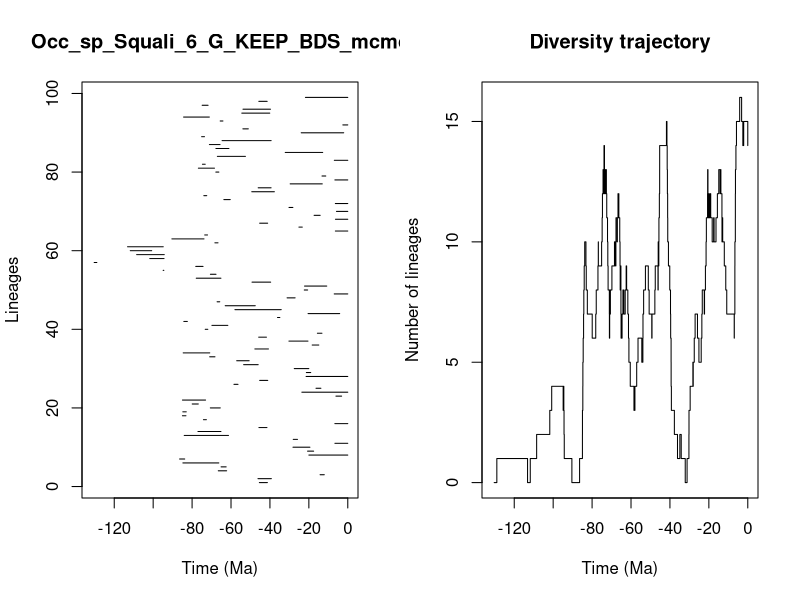

The R source for this figure:


pdf(file='../Results/Species/5_MA_bins_EXT_EP_FT/pyrate_mcmc_logs/Occ_sp_Squali_6_G_KEEP_BDS_mcmc_LTT.pdf',width=0.6*20, height=0.6*10)
title = "Occ_sp_Squali_6_G_KEEP_BDS_mcmc"
ts=c(45.434717565899255, 46.14081371258168,14.229751967582171,66.54247271819081,65.10358299565549,84.73416197186087,86.42067927904245,19.989077070190817,20.668485461999317,28.161032919040636,6.614330536326315,28.0245015675972,84.04866747004307,76.9872359096494,45.65871128646752,6.639463544053931,74.16715052692965,84.96628323330802,84.76135980805083,70.62693465011532,79.93583627750142,84.94998095754765,6.090905567671934,23.5991585070143,16.32796628401251,58.48791408233582,45.269440646422666,21.425844565678307,21.282454008041576,27.504010931944222,53.51557095453488,57.07835627576707,70.9638080695142,84.5717210418754,47.747167527595224,18.289037178822632,30.239578046127708,45.77880921467315,15.618935213410566,73.25161610926621,69.81457482964392,84.24639818111999,36.11298673431146,20.40463359468079,57.988762274852434,62.985126533067714,67.14446753076392,31.18767193487324,6.9715133914613086,22.363583955635033,22.21738742431124,49.209224661717016,77.86506739167947,70.59525246839732,94.86722052809218,78.12269676986081,130.31495075645586,101.73993546419759,108.4880004383311,111.76484986521733,113.16252134690598,68.28167437482395,90.37971250390807,73.51705362277661,6.379893851074145,25.103865472868225,45.28173972679127,6.332680853811978,17.306001897277522,5.814363531876397,30.203661849262886,6.393609516811069,63.67286639723019,73.9671713810623,49.33631160452571,46.03646577497054,29.606136406106042,6.631312096914274,13.25181508312933,67.80132402095933,76.77520475153297,74.68021327713748,6.920699008631356,67.01405755057363,32.135023361231354,67.76436847132898,71.10414906582052,64.58880658928202,75.10420944254963,23.93235749497263,53.901711854317675,2.536136901470735,65.56528124367175,84.36987988071232,54.454430596534195,53.84841375338959,74.829344652046,45.705626022867776,21.76471043838125)
te=c(41.30590823891831, 39.25946875557323,12.065120530050866,62.24437893332262,62.49119235307139,66.26630214224845,83.78728665463117,0.0,17.54512635814178,19.456188859272267,0.0,25.846421608250644,61.293333356319835,65.17361560468143,41.53597615395556,0.0,72.65734405200857,83.15846402123636,82.99697674098871,65.51907322416571,76.81231156879764,73.07545599705084,3.1663977832082586,0.0,13.816343159006752,56.401087450209836,41.124066991340946,0.0,19.0427029563655,20.024058022609456,46.032175777487105,50.68004494265651,68.24535449314007,70.92044822211504,40.76559047022236,14.896534229517677,20.460211089044655,41.79569439397215,13.275955465676128,71.92009975856011,61.634114169585544,82.44107456312355,34.90555092518315,4.161327681734184,34.199058516850094,47.54016351107815,65.78542327222844,27.060270817718997,0.0,20.618717774297508,10.802141638673206,39.625637077530506,65.18570059110544,67.71473846338868,94.51816464766421,74.36993810199156,128.9448699586607,94.41240018849892,94.29915595788985,100.75040199503078,94.8225640544243,66.68974717658641,73.88014708329752,72.07222097570536,0.0,23.381645318096083,41.17364386010253,0.0,14.189988698451359,0.0,28.210220627758194,0.0,60.38473271271355,72.46982629360582,37.72036500310188,39.40286395763154,13.105810144625043,0.0,11.311751116140693,66.24594279017207,68.4972216021419,73.25812455185556,0.0,52.59738293856749,12.886165601199668,61.078582476095896,65.64210096122193,39.385528230000396,73.63168944610706,2.0958625988631696,51.11454709057599,0.0,64.15327083756137,71.13468211326887,40.08812316951563,39.70465089438459,71.77372010387025,41.41235515622105,0.0)
div_traj=c(0, 1,0,1,2,3,4,3,4,3,2,1,0,1,2,3,4,5,6,7,8,9,10,9,8,7,6,7,8,9,10,9,10,11,12,13,12,13,14,13,12,13,12,13,12,11,10,9,8,7,6,7,8,7,8,9,10,9,10,9,10,11,10,11,12,11,12,11,10,9,8,9,8,7,6,7,8,7,8,9,8,7,6,5,4,3,4,5,6,5,6,7,8,9,8,7,6,7,8,9,8,9,10,9,10,11,12,13,14,15,14,13,12,11,10,9,8,7,6,5,4,3,2,1,2,1,0,1,2,3,4,5,4,5,6,7,6,5,6,7,8,7,8,9,10,11,12,13,12,11,12,11,12,11,10,11,10,11,12,13,12,13,12,11,10,11,10,9,8,7,6,7,8,9,10,11,12,13,14,15,16,15,14,15,14)
time_events=c(130.31495075645586, 128.9448699586607,113.16252134690598,111.76484986521733,108.4880004383311,101.73993546419759,100.75040199503078,94.86722052809218,94.8225640544243,94.51816464766421,94.41240018849892,94.29915595788985,90.37971250390807,86.42067927904245,84.96628323330802,84.94998095754765,84.76135980805083,84.73416197186087,84.5717210418754,84.36987988071232,84.24639818111999,84.04866747004307,83.78728665463117,83.15846402123636,82.99697674098871,82.44107456312355,79.93583627750142,78.12269676986081,77.86506739167947,76.9872359096494,76.81231156879764,76.77520475153297,75.10420944254963,74.829344652046,74.68021327713748,74.36993810199156,74.16715052692965,73.9671713810623,73.88014708329752,73.63168944610706,73.51705362277661,73.25812455185556,73.25161610926621,73.07545599705084,72.65734405200857,72.46982629360582,72.07222097570536,71.92009975856011,71.77372010387025,71.13468211326887,71.10414906582052,70.9638080695142,70.92044822211504,70.62693465011532,70.59525246839732,69.81457482964392,68.4972216021419,68.28167437482395,68.24535449314007,67.80132402095933,67.76436847132898,67.71473846338868,67.14446753076392,67.01405755057363,66.68974717658641,66.54247271819081,66.26630214224845,66.24594279017207,65.78542327222844,65.64210096122193,65.56528124367175,65.51907322416571,65.18570059110544,65.17361560468143,65.10358299565549,64.58880658928202,64.15327083756137,63.67286639723019,62.985126533067714,62.49119235307139,62.24437893332262,61.634114169585544,61.293333356319835,61.078582476095896,60.38473271271355,58.48791408233582,57.988762274852434,57.07835627576707,56.401087450209836,54.454430596534195,53.901711854317675,53.84841375338959,53.51557095453488,52.59738293856749,51.11454709057599,50.68004494265651,49.33631160452571,49.209224661717016,47.747167527595224,47.54016351107815,46.14081371258168,46.03646577497054,46.032175777487105,45.77880921467315,45.705626022867776,45.65871128646752,45.434717565899255,45.28173972679127,45.269440646422666,41.79569439397215,41.53597615395556,41.41235515622105,41.30590823891831,41.17364386010253,41.124066991340946,40.76559047022236,40.08812316951563,39.70465089438459,39.625637077530506,39.40286395763154,39.385528230000396,39.25946875557323,37.72036500310188,36.11298673431146,34.90555092518315,34.199058516850094,32.135023361231354,31.18767193487324,30.239578046127708,30.203661849262886,29.606136406106042,28.210220627758194,28.161032919040636,28.0245015675972,27.504010931944222,27.060270817718997,25.846421608250644,25.103865472868225,23.93235749497263,23.5991585070143,23.381645318096083,22.363583955635033,22.21738742431124,21.76471043838125,21.425844565678307,21.282454008041576,20.668485461999317,20.618717774297508,20.460211089044655,20.40463359468079,20.024058022609456,19.989077070190817,19.456188859272267,19.0427029563655,18.289037178822632,17.54512635814178,17.306001897277522,16.32796628401251,15.618935213410566,14.896534229517677,14.229751967582171,14.189988698451359,13.816343159006752,13.275955465676128,13.25181508312933,13.105810144625043,12.886165601199668,12.065120530050866,11.311751116140693,10.802141638673206,6.9715133914613086,6.920699008631356,6.639463544053931,6.631312096914274,6.614330536326315,6.393609516811069,6.379893851074145,6.332680853811978,6.090905567671934,5.814363531876397,4.161327681734184,3.1663977832082586,2.536136901470735,2.0958625988631696,0.0)
                par(mfrow=c(1,2))
                L = length(ts)
                plot(ts, 1:L , xlim=c(-max(ts)-1,0), pch=20, type="n", main=title,xlab="Time (Ma)",ylab="Lineages")
                for (i in 1:L){segments(x0=-te[i],y0=i,x1=-ts[i],y1=i)}    
                t = -time_events
                plot(div_traj ~ t,type="s", main = "Diversity trajectory",xlab="Time (Ma)",ylab="Number of lineages",xlim=c(-max(ts)-1,0))
                abline(v=c(65,200,251,367,445),lty=2,col="gray")
                
